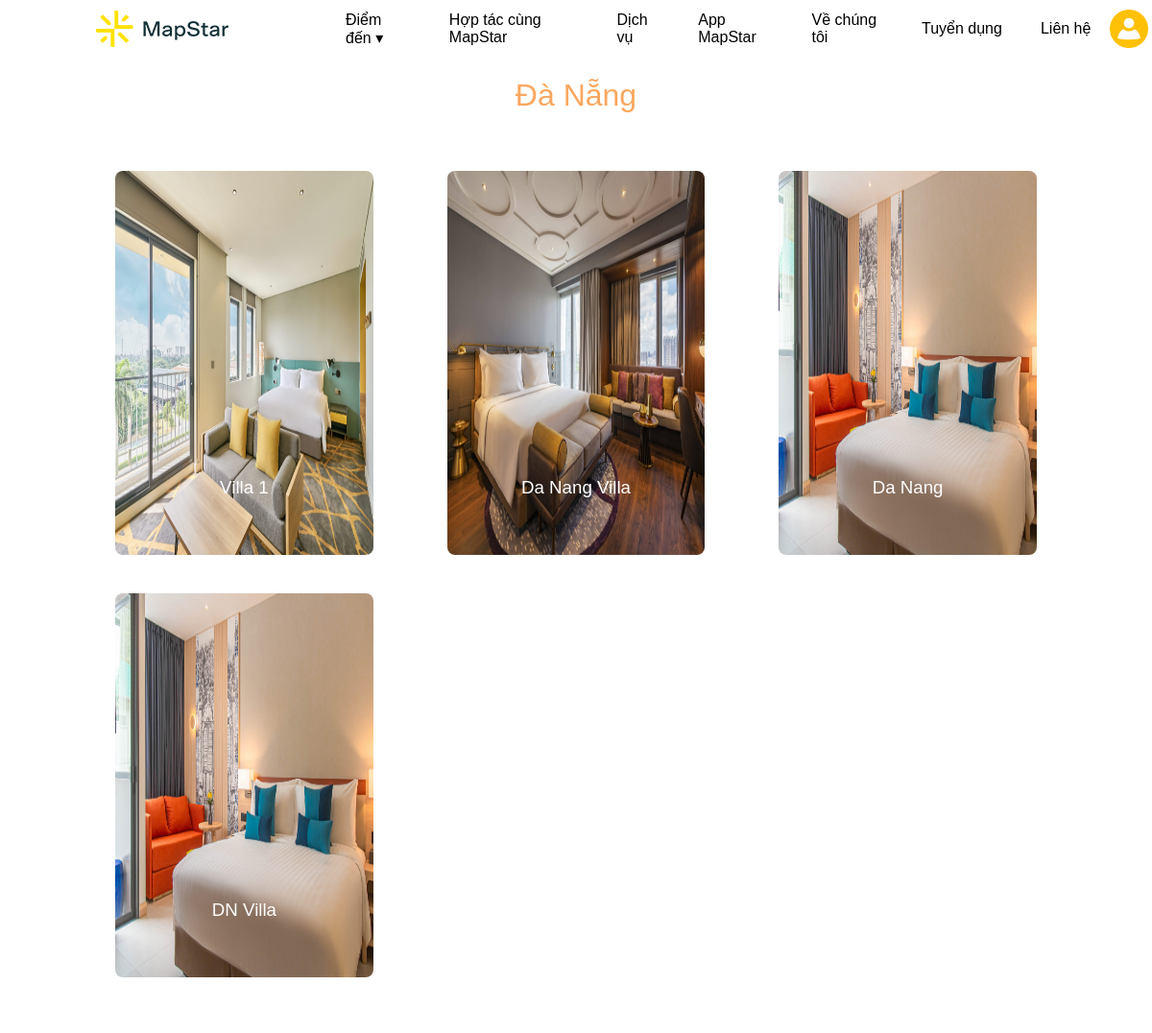
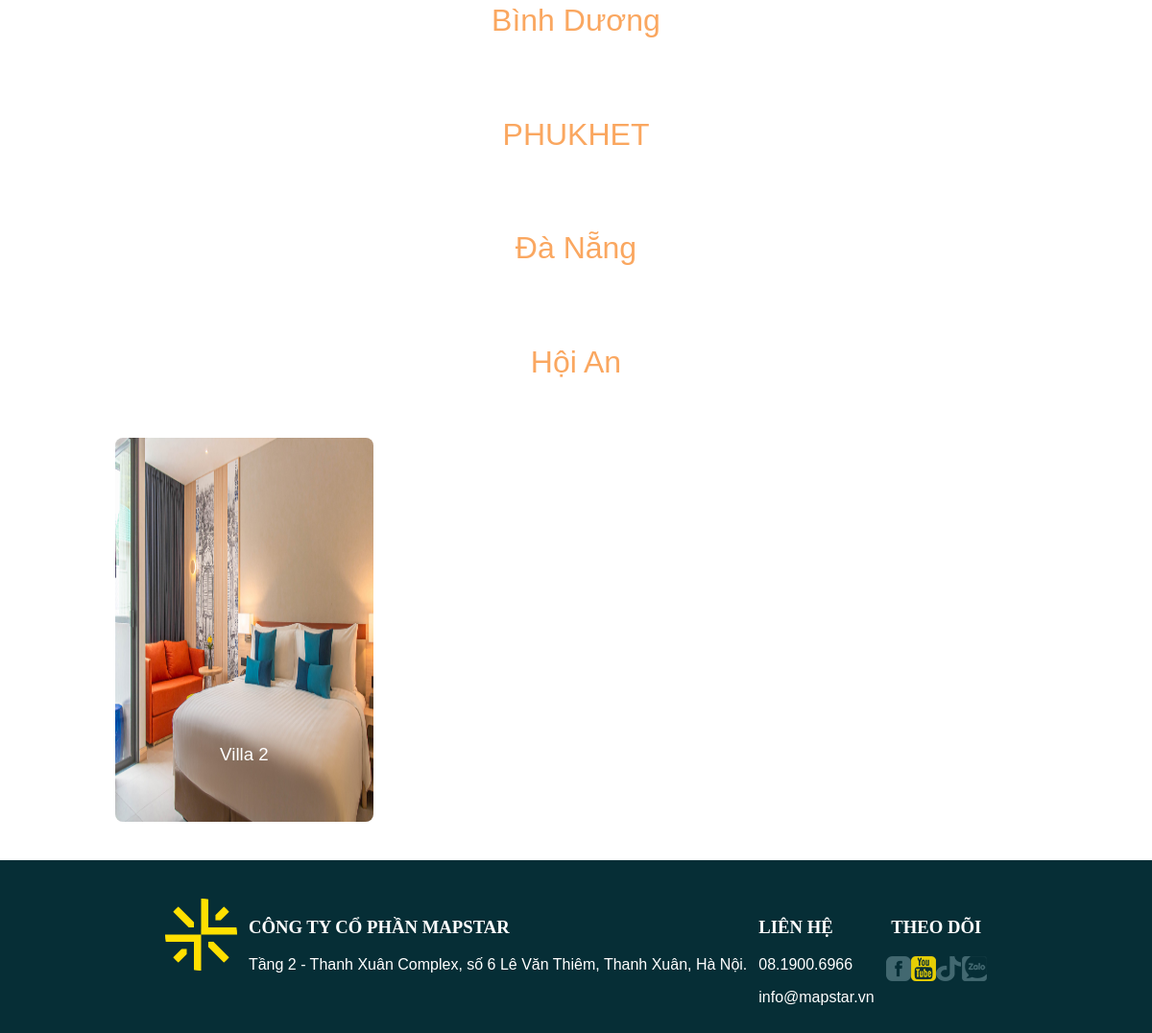
Screenshot of /destination/ with the database file from the repository (2 pictures, top to bottom).
### ms_destination/models.py (models this page shows, shortened)
class MsDestination(models.Model):
  name = models.CharField(max_length=100, null=False)
  description = models.TextField(null=False)
  background = models.ImageField(upload_to='images/')
  company = models.ForeignKey(MsCompany, on_delete=models.SET_NULL, null=True, blank=True)

### ms_property/models.py (models this page shows, shortened)
class MsProperty(models.Model):
  destination_id = models.ForeignKey(MsDestination, on_delete=models.CASCADE)
  name = models.CharField(max_length=255, null=False)
  max_adults = models.IntegerField()
  max_childs = models.IntegerField()
  property_size = models.IntegerField()
  property_standard_price = models.FloatField()
  property_price_monday = models.FloatField()
  property_price_tuesday = models.FloatField()
  property_price_wednesday = models.FloatField()
  property_price_thursday = models.FloatField()
  property_price_friday = models.FloatField()
  property_price_saturday = models.FloatField()
  property_price_sunday = models.FloatField()
  image = models.ImageField(upload_to='images/')
  description = models.TextField(default=False, null=True)
  included_benefits = models.TextField(default='')
  address = models.TextField(null=True, blank=True)

### ms_destination/views.py (the view)
# urls.py: path("", views.ms_destination_list, name="ms_destination_list"),
def ms_destination_list(request, destination_id=False):
    context = {}
    destinations = MsDestination.objects.all().order_by('id')
    list_destinations = destinations if not destination_id else MsDestination.objects.filter(id=destination_id)
    destination_properties = {}
    for destination in destinations:
        key = destination.id
        properties = MsProperty.objects.filter(destination_id=key)
        if properties:
            destination_properties[key] = properties
    context.update({
        'destinations': destinations,
        'list_destinations': list_destinations,
        'destination_properties': destination_properties,
    })
    return render(request, 'ms_destination.html', context)

### ms_destination/views.py (called while the page is built)
@register.filter
def get_item(dictionary, key):
    return dictionary.get(key)

### ms_destination/templates/ms_destination.html (shortened to what this page needs)
{% extends 'ms_master.html' %}
{% load static %}
{% block header %}
<link rel="stylesheet" type="text/css" href="{% static 'css/ms_destination.css' %}">
{% endblock %}
{% block body %}
<div class="destination-container">
    {% for destination in list_destinations %}
    <h1>{{destination.name}}</h1>
    <div class="property-list">
        {% with destination_id=destination.id %}
        {% for property in destination_properties|get_item:destination_id %}
        <div class="property-item" data-property-id="{{property.id}}">
            <img class="slider-image" src="{{property.image.url}}" alt="Property">
            <div class="description-item-content">
                <h3>{{property.name}}</h3>
            </div>
        </div>
        {% endfor %}
        {% endwith %}
    </div>
    {% endfor %}
</div>
{% endblock %}

### ms_dashboard/templates/ms_master.html (shortened to what this page needs)
{% load static %}
<!DOCTYPE html>
<html lang="vi">
<head>
    <link rel="stylesheet" type="text/css" href="{% static 'css/ms_dashboard.css' %}">
    <link href="https://code.jquery.com/ui/1.11.1/themes/smoothness/jquery-ui.css" rel="stylesheet" type="text/css">
    {% block header %}
    {% endblock %}
</head>
<body>
<nav class="navigationWrapper" id="navbar">
    <div id="logo">
        <div class="header-image">
            <img src="{% static 'images/logo.png' %}" alt="Mapstar Logo">
        </div>
    </div>
    <div class="navigation">
        <div class="parent">
            <span class="link" href="">Điểm đến &dtrif;</span>
        </div>
        <div class="parent"><a class="link" href="/become-partner">Hợp tác cùng MapStar</a></div>
        <div class="parent"><a class="link" href="/mapstar-services">Dịch vụ</a></div>
        <div class="parent"><a class="link" href="/mapstar-app">App MapStar</a></div>
        <div class="parent"><a class="link" href="/about-us">Về chúng tôi</a></div>
    </div>
    <div class="login-area">
        <div class="parent"><a class="link" href="/mapstar-recruitments">Tuyển dụng</a></div>
        <div class="parent"><a class="link" href="/mapstar-contact">Liên hệ</a></div>
        <div class="login-icon">
            <img class="login-icon-img" src="{% static 'images/user_1.png' %}" alt="User">
        </div>
    </div>
</nav>
{% block body %}
{% endblock %}
<div class="footer">
    <div class="footer-info">
        <div class="logo">
            <img src="{% static 'images/footer_logo.png' %}" alt="Mapstar Logo">
        </div>
        <div class="address">
            <h3>CÔNG TY CỔ PHẦN MAPSTAR</h3>
            <p>Tầng 2 - Thanh Xuân Complex, số 6 Lê Văn Thiêm, Thanh Xuân, Hà Nội.</p>
        </div>
        <div class="contact">
            <h3>LIÊN HỆ</h3>
            <p>08.1900.6966</p>
            <p>info@mapstar.vn</p>
        </div>
        <div class="social-media">
            <h3>THEO DÕI</h3>
            <div class="social-list">
                <div class="social-item facebook">
                    <a href="https://www.facebook.com/venusresortbymapstar">
                        <img src="{% static 'images/fb_icon.png' %}" alt="Facebook">
                    </a>
                </div>
                <div class="social-item youtube">
                    <a href="">
                        <img src="{% static 'images/youtube_icon.png' %}" alt="Youtube">
                    </a>
                </div>
                <div class="social-item tiktok">
                    <a href="https://www.tiktok.com/@venusresort_flamingo">
                        <img src="{% static 'images/tiktok_icon.png' %}" alt="Tiktok">
                    </a>
                </div>
                <div class="social-item zalo">
                    <a href="">
                        <img src="{% static 'images/zalo_icon.png' %}" alt="Zalo">
                    </a>
                </div>
            </div>
        </div>
    </div>
</div>
</body>
</html>

### ms_dashboard/static/css/ms_dashboard.css (style rules this page uses)
:root { --navbar-height: 60px; --nav-background-color: rgb(239, 173, 116); --margin-rl-width: 160px; --destination-image-height: 400px; --submenu-top-spacing: 58px }
html { height: 100%; }
body { margin: 0; font-family: Montserrat-Regular, Montserrat-Bold, "Kokomo Breeze", sans-serif; }
div#logo { display: flex; justify-items: center; align-items: center; cursor: pointer; width: 20%; }
.navigationWrapper { display: flex; position: fixed; z-index: 999; width: 100%; padding-left: 100px; transition: 0.5s; background-color: transparent; height: var(--navbar-height); align-items: center; }
div.parent { color: #ffffff; list-style-type: none; cursor: pointer; height: 100%; }
.navigation { display: flex; width: 50%; height: 100%; list-style-type: none; justify-items: center; align-items: center; }
div.navigation > div.parent { padding: 0 20px 0 20px; font-size: 16px; color: #000000; display: flex; justify-items: center; align-items: center; cursor: pointer; }
.login-area { height: 100%; display: flex; align-items: center; }
.login-area > div.parent { padding: 0 20px 0 20px; font-size: 16px; color: #000000; display: flex; justify-items: center; align-items: center; cursor: pointer; }
.login-icon { height: 100%; display: flex; align-items: center; cursor: pointer; }
.login-icon > .login-icon-img { width: 40px; }
div.parent > a { font-weight: 400; color: #000000; text-decoration: none }
img { vertical-align: middle; }
h1, h2, h3 { text-align: center; font-weight: 500; line-height: 1.2; }
.slider-image { height: 400px; width: 100%; border-radius: 8px; }
.footer { background-color: #062e36; color: #ffffff; height: 180px; display: flex; align-items: center; }
.footer-info { display: flex; margin: 0 160px 0 160px; justify-content: space-evenly; height: 100px; width: 100%; }
.footer-info h3 { font-family: "Montserrat-Bold"; font-weight: 600; }
.address > h3, .contact > h3 { text-align: start !important; }
.social-media { width: 12%; }
.social-list { display: flex; justify-content: space-evenly; }

### ms_destination/static/css/ms_destination.css (style rules this page uses)
:root { --navbar-height: 60px; --title-color: #FAA760; --margin-rl-width: 120px; --destination-image-height: 400px }
.destination-container { padding-top: var(--navbar-height); height: auto; }
.property-list { display: flex; justify-content: space-between; flex-wrap: wrap; margin-right: var(--margin-rl-width); margin-left: var(--margin-rl-width); height: auto; }
.property-item { width: 28%; height: var(--destination-image-height); margin-bottom: 40px; cursor: pointer; }
h1 { color: var(--title-color); font-weight: 500; margin-top: 20px; margin-bottom: 60px; }
.description-item-content { position: relative; top: -100px; text-align: center; color: #ffffff; }

### rows the page displays
MsDestination: name "Đà Nẵng"
MsProperty: image (picture), name "Villa 1"
MsProperty: image (picture), name "Da Nang Villa"
MsProperty: image (picture), name "Da Nang"
MsProperty: image (picture), name "DN Villa"
MsDestination: name "Bình Dương"
MsDestination: name "PHUKHET"
MsDestination: name "Đà Nẵng"
MsDestination: name "Hội An"
MsProperty: image (picture), name "Villa 2"
